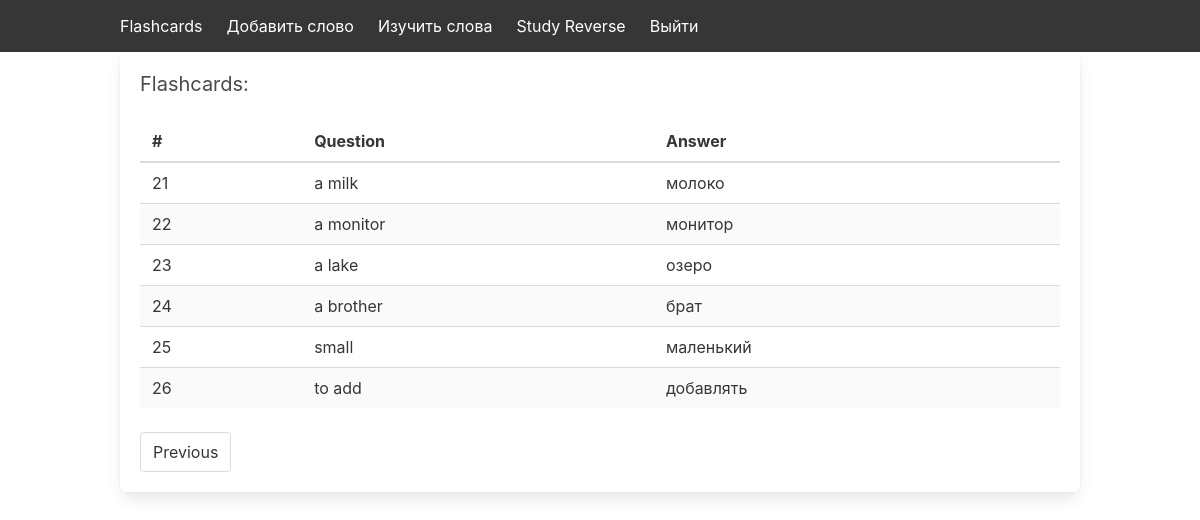
The page /?page=3 (signed in) on the database its author committed.
### app/models.py (models this page shows)
class Flashcard(db.Model):
    id = db.Column(db.Integer, primary_key=True)
    question = db.Column(db.String(128), nullable=False)
    answer = db.Column(db.String(128), nullable=False)

### app/main/routes.py (the view)
@bp.route('/')
def index():
    page = request.args.get('page', 1, type=int)
    per_page = 10
    pagination = Flashcard.query.paginate(page=page, per_page=per_page)
    flashcards = pagination.items
    if current_user.is_authenticated:
        return render_template('main/index.html',
                               username=current_user.username,
                               flashcards=flashcards,
                               pagination=pagination)
    else:
        return render_template('main/index.html',
                               username=None,
                               flashcards=flashcards,
                               pagination=pagination)

### app/__init__.py (called while the page is built)
def create_app(config_class=Config):
    app = Flask(__name__, instance_relative_config=True)
    app.config.from_object(config_class)
    app.config.from_pyfile('config.py')
    db.init_app(app)
    migrate.init_app(app, db)
    login_manager.init_app(app)  # Инициализируем Flask-Login
    from app.models import User  # Импорт User здесь для избежания круговой зависимости
    @login_manager.user_loader
    def load_user(user_id):
        return User.query.get(int(user_id))
    from app.main import bp as main_bp
    from app.auth import auth as auth_blueprint
    app.register_blueprint(main_bp)
    app.register_blueprint(auth_blueprint)
    return app

### app/templates/main/index.html (shortened to what this page needs)
{% extends 'base.html' %}
{% block content %}
    <div class="container">
        <div class="box">
            <h2 class="subtitle">Flashcards:</h2>
            <table class="table is-striped is-hoverable is-fullwidth">
                <thead>
                    <tr>
                        <th>#</th>
                        <th>Question</th>
                        <th>Answer</th>
                    </tr>
                </thead>
                <tbody>
                    {% for card in flashcards %}
                    <tr>
                        <td>{{ loop.index + (pagination.page - 1) * pagination.per_page }}</td>
                        <td>{{ card.question }}</td>
                        <td>{{ card.answer }}</td>
                    </tr>
                    {% endfor %}
                </tbody>
            </table>
            <nav class="pagination is-centered" role="navigation" aria-label="pagination">
                <div class="pagination-previous-next">
                    {% if pagination.has_prev %}
                    <a href="{{ url_for('main.index', page=pagination.prev_num) }}" class="pagination-previous">Previous</a>
                    {% endif %}
                </div>
            </nav>
        </div>
    </div>
{% endblock %}

### rows shown on the page
Flashcard: question "a milk", answer "молоко"
Flashcard: question "a monitor", answer "монитор"
Flashcard: question "a lake", answer "озеро"
Flashcard: question "a brother", answer "брат"
Flashcard: question "small", answer "маленький"
Flashcard: question "to add", answer "добавлять"
